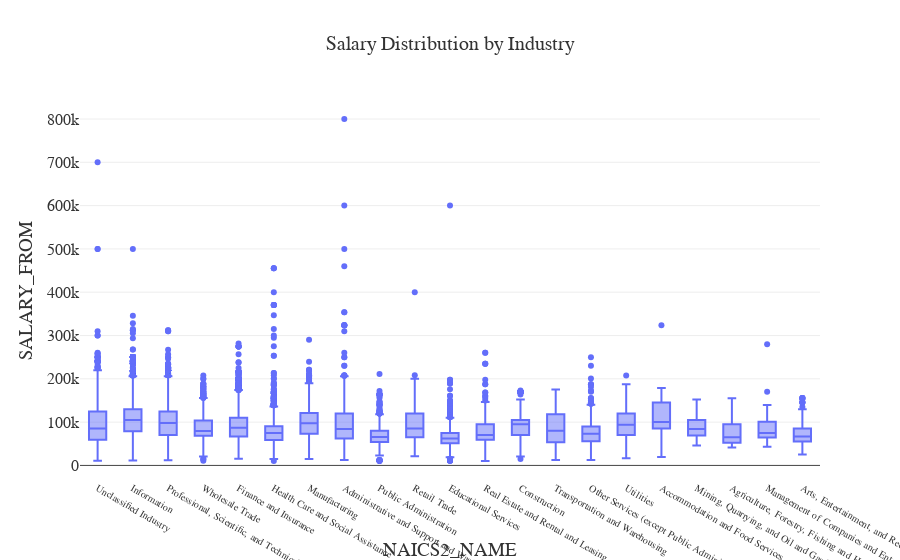

The cell this chart's notebook holds for it:
### Markdown cell above
# Salary Distribution by Industry
- Compare salary variations across industries.
- **Filter the dataset**
  - Keep records where **salary is greater than zero**.
- **Aggregate Data**
  - Group by **NAICS industry codes**.
- **Visualize results**
  - Create a **box plot** where:
    - **X-axis** = `NAICS2_NAME`
    - **Y-axis** = `SALARY_FROM`
  - Customize colors, fonts, and styles.
- **Explanation:** Write two sentences about what the graph reveals.
  - This graph shows the salary ranges that different job fields have specifically the different between jobs in humanities and STEM. STEM typically has a wider and higher range in salary whereas the arts are very low with healthcare and waste management having significant outliers which is very interesting to note.

### Code cell
pdf2 = df.select("NAICS2_NAME", "SALARY_FROM").filter("SALARY_FROM > 0").toPandas()
fig2 = px.box(pdf2, x="NAICS2_NAME", y="SALARY_FROM", title="Salary Distribution by Industry", template="temp") 
fig2.update_layout(title_font_size=20, xaxis=dict(tickfont=dict(size=10)))  
fig2.show()

### Figure 1 — Plotly figure (JSON) as saved in the notebook; plotly's stock layout.template omitted (floating-point values rounded to 4 significant figures; data arrays with more than 128 entries replaced by an {"elided": "..."} marker saying what was removed)
{"data": [{"alignmentgroup": "True", "hovertemplate": "NAICS2_NAME=%{x}<br>SALARY_FROM=%{y}<extra></extra>", "legendgroup": "", "marker": {"color": "#636EFA"}, "name": "", "notched": false, "offsetgroup": "", "orientation": "v", "showlegend": false, "type": "box", "x": {"elided": "32398 str values"}, "x0": " ", "xaxis": "x", "y": {"elided": "32398 int values"}, "y0": " ", "yaxis": "y"}], "layout": {"boxmode": "group", "legend": {"tracegroupgap": 0}, "title": {"font": {"size": 20}, "text": "Salary Distribution by Industry"}, "xaxis": {"anchor": "y", "domain": [0, 1], "tickfont": {"size": 10}, "title": {"text": "NAICS2_NAME"}}, "yaxis": {"anchor": "x", "domain": [0, 1], "title": {"text": "SALARY_FROM"}}}}
